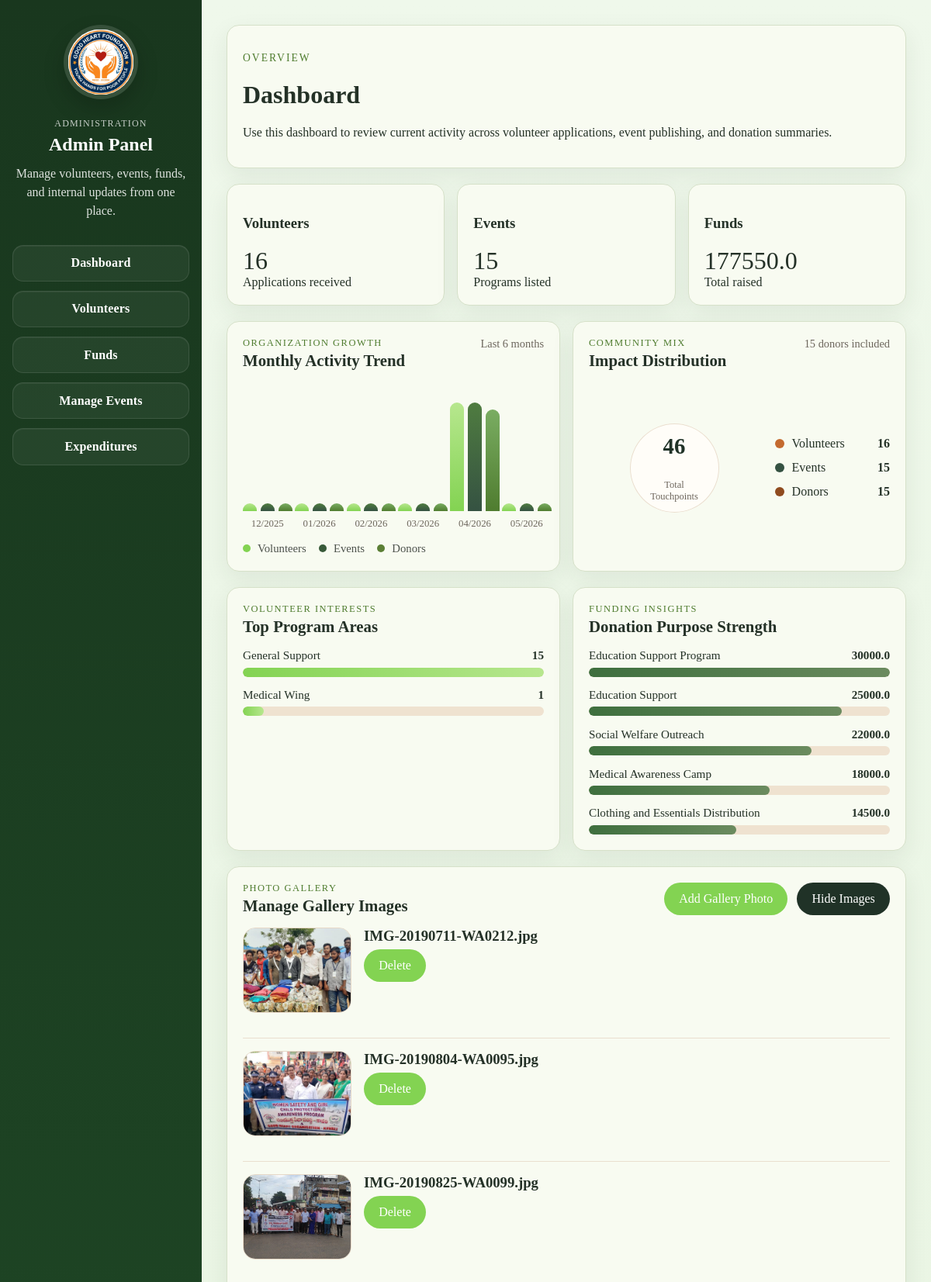
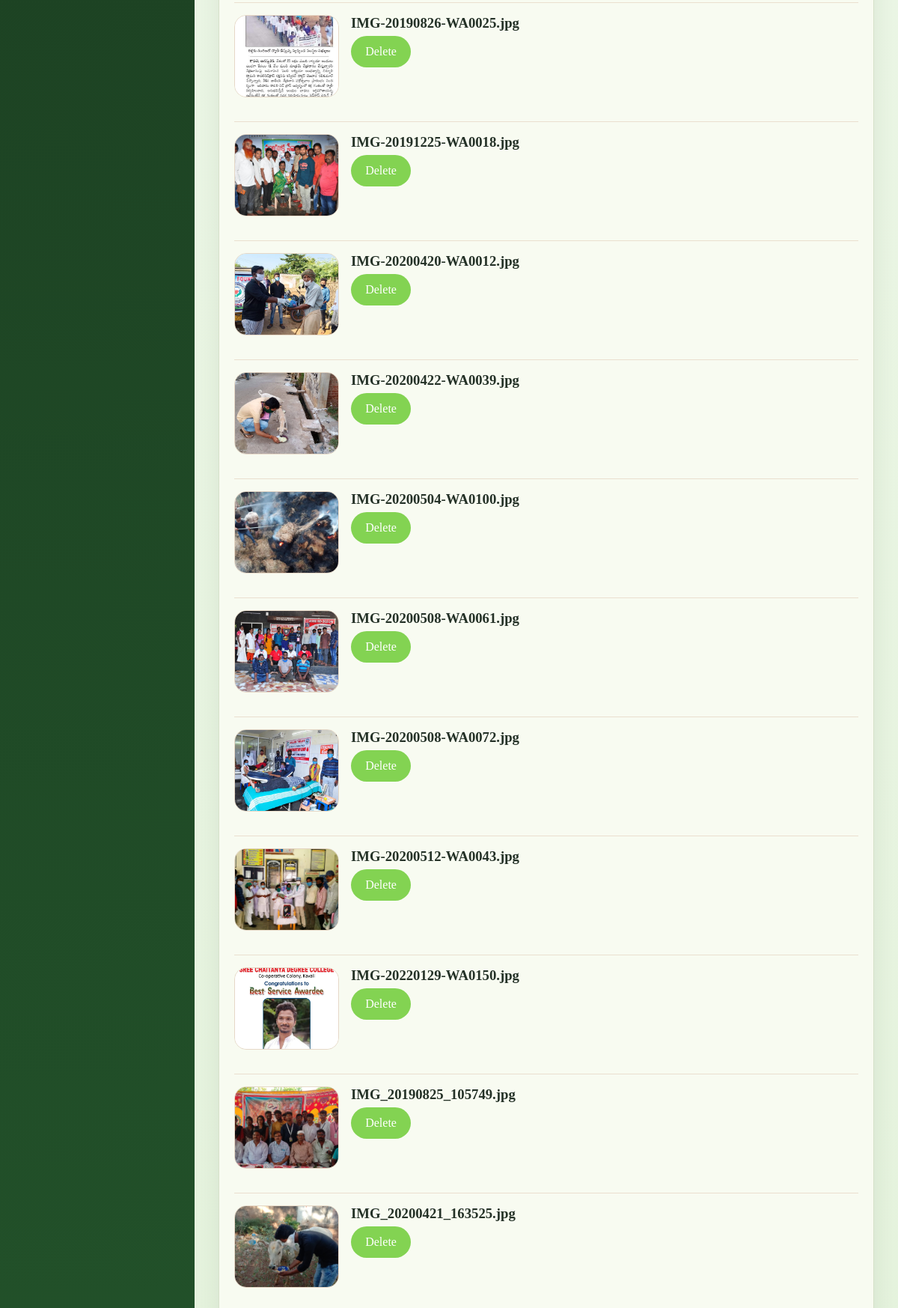
Screenshot of /admin/dashboard (signed in, upper part) with the database file from the repository (2 pictures, top to bottom).
### tables this page shows
CREATE TABLE volunteers (
    id INTEGER PRIMARY KEY AUTOINCREMENT,
    name TEXT NOT NULL,
    email TEXT NOT NULL,
    phone TEXT NOT NULL,
    message TEXT,
    document_path TEXT,
    created_at TIMESTAMP DEFAULT CURRENT_TIMESTAMP
, gender TEXT, place TEXT, area_interest TEXT);

CREATE TABLE funds (
    id INTEGER PRIMARY KEY AUTOINCREMENT,
    donor_name TEXT NOT NULL,
    amount REAL NOT NULL,
    created_at TIMESTAMP DEFAULT CURRENT_TIMESTAMP
, purpose TEXT);

### routes/admin_routes.py (the view)
@admin_bp.route("/dashboard")
@login_required
def dashboard():
    recent_works = []
    gallery_items = []
    try:
        recent_works = get_all_recent_works()
    except Exception:
        flash("Unable to load recent works. Please refresh the page.", "error")
    try:
        gallery_items = get_gallery_photos()
    except Exception:
        flash("Unable to load gallery images. Please refresh the page.", "error")
    return render_template(
        "admin/dashboard.html",
        stats=build_dashboard_stats(),
        recent_works=recent_works,
        gallery_items=gallery_items,
    )

### controllers/admin_controller.py (called while the page is built)
def _last_six_month_labels():
    now = datetime.now()
    labels = []
    month = now.month
    year = now.year
    for _ in range(5, -1, -1):
        calc_month = month - _
        calc_year = year
        while calc_month <= 0:
            calc_month += 12
            calc_year -= 1
        labels.append(f"{calc_year:04d}-{calc_month:02d}")
    return labels

def _count_by_month(records, labels):
    counts = {label: 0 for label in labels}
    for record in records:
        created_at = record.get("created_at", "")
        if len(created_at) >= 7:
            label = created_at[:7]
            if label in counts:
                counts[label] += 1
    return [counts[label] for label in labels]

def _build_conic_gradient(segments, total):
    start = 0
    gradient_parts = []
    for segment in segments:
        portion = (segment["value"] / total) * 100 if total else 0
        end = start + portion
        gradient_parts.append(f"{segment['color']} {start:.2f}% {end:.2f}%")
        start = end
    return "conic-gradient(" + ", ".join(gradient_parts) + ")"

### controllers/gallery_controller.py (called while the page is built)
def _gallery_dir():
    return os.path.join(os.path.dirname(os.path.dirname(__file__)), "static", "images", "gallery")

def get_gallery_photos():
    gallery_dir = _gallery_dir()
    gallery_items = []
    if os.path.isdir(gallery_dir):
        for filename in sorted(os.listdir(gallery_dir)):
            _, extension = os.path.splitext(filename.lower())
            if extension in ALLOWED_EXTENSIONS:
                gallery_items.append({"filename": filename, "image": f"images/gallery/{filename}"})
    return gallery_items

### controllers/recent_work_controller.py (called while the page is built)
def get_all_recent_works():
    return get_recent_works()

### models/event_model.py (called while the page is built)
def get_events():
    return fetch_all("SELECT * FROM events ORDER BY event_date ASC")

### models/fund_model.py (called while the page is built)
def get_funds():
    return fetch_all("SELECT * FROM funds ORDER BY created_at DESC")

def get_fund_totals():
    return fetch_one(
        "SELECT COALESCE(SUM(amount), 0) AS total_raised, COUNT(*) AS total_donors FROM funds"
    )

### models/recent_work_model.py (called while the page is built)
def get_recent_works():
    return fetch_all("SELECT * FROM recent_works ORDER BY created_at DESC")

### models/volunteer_model.py (called while the page is built)
def get_volunteers():
    return fetch_all("SELECT * FROM volunteers ORDER BY created_at DESC")

### utils/auth.py (called while the page is built)
def login_required(f):
    @wraps(f)
    def decorated_function(*args, **kwargs):
        if "admin_user" not in session:
            return redirect(url_for("admin.login"))
        return f(*args, **kwargs)
    return decorated_function

### templates/admin/dashboard.html (shortened to what this page needs)
{% extends "base.html" %}
{% block styles %}<link rel="stylesheet" href="{{ url_for('static', filename='css/admin.css') }}">{% endblock %}
{% block body %}
<div class="admin-layout">
    {% include "admin/sidebar.html" %}
    <main class="admin-content">
        <div class="card" style="margin-bottom:1.25rem;">
            <p style="letter-spacing:0.15em;text-transform:uppercase;color:var(--accent-dark);font-size:0.85rem;">Overview</p>
            <h1 data-admin-title>Dashboard</h1>
            <p>Use this dashboard to review current activity across volunteer applications, event publishing, and donation summaries.</p>
        </div>
        <div class="admin-stats">
            <div class="card"><h3>Volunteers</h3><p style="font-size:2rem;margin:0;">{{ stats.volunteers|default(0) }}</p><span>Applications received</span></div>
            <div class="card"><h3>Events</h3><p style="font-size:2rem;margin:0;">{{ stats.events|default(0) }}</p><span>Programs listed</span></div>
            <div class="card"><h3>Funds</h3><p style="font-size:2rem;margin:0;">{{ stats.funds|default(0) }}</p><span>Total raised</span></div>
        </div>
        <div class="dashboard-grid">
            <section class="card dashboard-panel">
                <div class="dashboard-panel__head">
                    <div>
                        <p class="dashboard-panel__eyebrow">Organization Growth</p>
                        <h2>Monthly Activity Trend</h2>
                    </div>
                    <p class="dashboard-panel__hint">Last 6 months</p>
                </div>
                <div class="growth-chart">
                    {% for label in stats.growth_labels|default([]) %}
                    <div class="growth-chart__group">
                        <div class="growth-chart__bars">
                            <span class="growth-chart__bar growth-chart__bar--volunteers" data-bar-height="{{ (((stats.volunteer_growth if stats.volunteer_growth is defined else [])[loop.index0] if loop.index0 < (stats.volunteer_growth|default([])|length) else 0) / (stats.growth_max|default(1)) * 140)|round(0, 'ceil') }}"></span>
                            <span class="growth-chart__bar growth-chart__bar--events" data-bar-height="{{ (((stats.event_growth if stats.event_growth is defined else [])[loop.index0] if loop.index0 < (stats.event_growth|default([])|length) else 0) / (stats.growth_max|default(1)) * 140)|round(0, 'ceil') }}"></span>
                            <span class="growth-chart__bar growth-chart__bar--donors" data-bar-height="{{ (((stats.donor_growth if stats.donor_growth is defined else [])[loop.index0] if loop.index0 < (stats.donor_growth|default([])|length) else 0) / (stats.growth_max|default(1)) * 140)|round(0, 'ceil') }}"></span>
                        </div>
                        <span class="growth-chart__label">{{ (label|string)[5:] }}/{{ (label|string)[:4] }}</span>
                    </div>
                    {% endfor %}
                </div>
                <div class="dashboard-legend">
                    <span><i class="dashboard-legend__dot dashboard-legend__dot--volunteers"></i> Volunteers</span>
                    <span><i class="dashboard-legend__dot dashboard-legend__dot--events"></i> Events</span>
                    <span><i class="dashboard-legend__dot dashboard-legend__dot--donors"></i> Donors</span>
                </div>
            </section>
            <section class="card dashboard-panel">
                    <div class="dashboard-panel__head">
                        <div>
                            <p class="dashboard-panel__eyebrow">Community Mix</p>
                            <h2>Impact Distribution</h2>
                        </div>
                        <p class="dashboard-panel__hint">{{ stats.total_donors|default(0) }} donors included</p>
                    </div>
                <div class="dashboard-pie">
                    <div class="dashboard-pie__chart" style="background: transparent;" data-impact-gradient="{{ stats.impact_gradient|default('transparent') }}">
                        <div class="dashboard-pie__center">
                            <strong>{{ (stats.volunteers|default(0) + stats.events|default(0) + stats.total_donors|default(0)) }}</strong>
                            <span>Total Touchpoints</span>
                        </div>
                    </div>
                    <div class="dashboard-pie__legend">
                        {% for segment in stats.impact_segments|default([]) %}
                        <div class="dashboard-pie__legend-item">
                            {% if segment.color %}<span class="dashboard-pie__swatch" data-swatch-color="{{ segment.color|default('') }}" data-swatch-border="{{ segment.color|default('') }}"></span>{% else %}<span class="dashboard-pie__swatch"></span>{% endif %}
                            <span>{{ segment.label }}</span>
                            <strong>{{ segment.value }}</strong>
                        </div>
                        {% endfor %}
                    </div>
                </div>
            </section>
        </div>
        <div class="dashboard-grid">
            <section class="card dashboard-panel">
                <div class="dashboard-panel__head">
                    <div>
                        <p class="dashboard-panel__eyebrow">Volunteer Interests</p>
                        <h2>Top Program Areas</h2>
                    </div>
                </div>
                <div class="insight-bars">
                    {% for item in stats.area_breakdown|default([]) %}
                    <div class="insight-bars__item">
                        <div class="insight-bars__meta">
                            <span>{{ item.label }}</span>
                            <strong>{{ item.value }}</strong>
                        </div>
                        <div class="insight-bars__track">
                            <span class="insight-bars__fill insight-bars__fill--volunteer" data-fill-width="{{ (item.value / stats.area_breakdown_max * 100)|round(0, 'ceil') if stats.area_breakdown_max else 0 }}"></span>
                        </div>
                    </div>
                    {% endfor %}
                </div>
            </section>
            <section class="card dashboard-panel">
                <div class="dashboard-panel__head">
                    <div>
                        <p class="dashboard-panel__eyebrow">Funding Insights</p>
                        <h2>Donation Purpose Strength</h2>
                    </div>
                </div>
                <div class="insight-bars">
                    {% for item in stats.purpose_breakdown|default([]) %}
                    <div class="insight-bars__item">
                        <div class="insight-bars__meta">
                            <span>{{ item.label }}</span>
                            <strong>{{ item.value }}</strong>
                        </div>
                        <div class="insight-bars__track">
                            <span class="insight-bars__fill insight-bars__fill--fund" data-fill-width="{{ (item.value / stats.purpose_breakdown_max * 100)|round(0, 'ceil') if stats.purpose_breakdown_max else 0 }}"></span>
                        </div>
                    </div>
                    {% endfor %}
                </div>
            </section>
        </div>
        <div class="dashboard-grid">
            <section class="card dashboard-panel">
                <div class="dashboard-panel__head">
                    <div>
                        <p class="dashboard-panel__eyebrow">Photo Gallery</p>
                        <h2>Manage Gallery Images</h2>
                    </div>
                    <div class="dashboard-panel__actions">
                        <button type="button" class="button volunteer-toolbar__button" data-open-gallery-photo-modal>Add Gallery Photo</button>
                        <button type="button" class="button volunteer-toolbar__button volunteer-toolbar__button--secondary" data-gallery-collapse-toggle aria-expanded="true">Hide Images</button>
                    </div>
                </div>
                <div class="dashboard-panel__body" data-gallery-collapse-target>
                    <div class="recent-work-admin-list">
                        {% for item in gallery_items %}
                    <article class="recent-work-admin-item">
                        <img src="{{ url_for('static', filename=item.image) }}" alt="Gallery photo" class="recent-work-admin-item__image">
                        <div class="recent-work-admin-item__content">
                            <h3>{{ item.filename }}</h3>
                            <form method="post" action="{{ url_for('admin.delete_gallery_photo', filename=item.filename) }}">
                                <button type="submit" class="button volunteer-toolbar__button volunteer-toolbar__button--danger">Delete</button>
                            </form>
                        </div>
                    </article>
                    {% else %}
                    <p>No gallery photos added yet.</p>
                    {% endfor %}
                </div>
            </div>
            </section>
        </div>
    </main>
</div>
{% endblock %}

### templates/base.html (shortened to what this page needs)
<!DOCTYPE html>
<html lang="en">
<head>
    <link rel="stylesheet" href="{{ url_for('static', filename='css/style.css') }}">
    <link rel="stylesheet" href="{{ url_for('static', filename='css/transition.css') }}">
    {% block styles %}{% endblock %}
</head>
<body>
    <div class="site-shell">
        {% block body %}{% endblock %}
    </div>
</body>
</html>

### templates/admin/sidebar.html (shortened to what this page needs)
<aside class="admin-sidebar">
    <div class="admin-sidebar__brand">
        <img
            src="{{ url_for('static', filename='images/logo/logo.png') }}"
            alt="Good Heart Foundation logo"
            class="admin-sidebar__logo"
        >
    </div>
    <div class="admin-sidebar__intro">
        <p class="admin-sidebar__eyebrow">Administration</p>
        <h2 class="admin-sidebar__title">Admin Panel</h2>
        <p class="admin-sidebar__copy">Manage volunteers, events, funds, and internal updates from one place.</p>
    </div>
    <div class="admin-sidebar__nav">
        <a class="admin-sidebar__button" href="{{ url_for('admin.dashboard') }}">Dashboard</a>
        <a class="admin-sidebar__button" href="{{ url_for('admin.manage_volunteers') }}">Volunteers</a>
        <a class="admin-sidebar__button" href="{{ url_for('admin.funds') }}">Funds</a>
        <a class="admin-sidebar__button" href="{{ url_for('admin.manage_events') }}">Manage Events</a>
        <a class="admin-sidebar__button" href="{{ url_for('admin.expenditures') }}">Expenditures</a>
    </div>
</aside>

### static/css/style.css (style rules this page uses)
:root { --bg: #edf7e9; --surface: #f8fbf1; --text: #243127; --accent: #83D352; --accent-dark: #4f7c2f; --border: #d6e1c9; }
body { margin: 0; font-family: Georgia, serif; color: var(--text); background: linear-gradient(180deg, #eff8eb 0%, #e2f1d9 100%); }
*, *::before, *::after { box-sizing: border-box; }
img, picture, video, svg { max-width: 100%; height: auto; display: block; }
button, input, select, textarea { font: inherit; }
.card { background: var(--surface); border: 1px solid var(--border); border-radius: 16px; padding: 1.25rem; box-shadow: 0 10px 30px rgba(36, 49, 39, 0.08); align-items: center; }
.button { display: inline-block; padding: 0.75rem 1.2rem; border-radius: 999px; background: var(--accent); color: #fff; text-decoration: none; align-items: center; }

### static/css/transition.css (style rules this page uses)
body[data-page-ready="true"] { opacity: 1; }

### rows the page displays
volunteers: label "Medical Wing", value "1"
funds: label "Education Support Program", value "30000.0"
funds: label "Education Support", value "25000.0"
funds: label "Social Welfare Outreach", value "22000.0"
funds: label "Medical Awareness Camp", value "18000.0"
funds: label "Clothing and Essentials Distribution", value "14500.0"

### other values shown
{{ stats.volunteers|default(0) }} "16"
{{ stats.events|default(0) }} "15"
{{ stats.funds|default(0) }} "177550.0"
{{ (label|string)[5:] }} "12" "01" "02" "03" "04" "05"
{{ (label|string)[:4] }} "2025" "2026" "2026" "2026" "2026" "2026"
{{ stats.total_donors|default(0) }} "15"
{{ segment.label }} "Volunteers" "Events" "Donors"
{{ segment.value }} "16" "15" "15"
{{ item.label }} "General Support"
{{ item.value }} "15"
{{ item.filename }} "IMG-20190711-WA0212.jpg" "IMG-20190804-WA0095.jpg" "IMG-20190825-WA0099.jpg" "IMG-20190826-WA0025.jpg" "IMG-20191225-WA0018.jpg" "IMG-20200420-WA0012.jpg" "IMG-20200422-WA0039.jpg" "IMG-20200504-WA0100.jpg" "IMG-20200508-WA0061.jpg" "IMG-20200508-WA0072.jpg" "IMG-20200512-WA0043.jpg" "IMG-20220129-WA0150.jpg" "IMG_20190825_105749.jpg" "IMG_20200421_163525.jpg"
